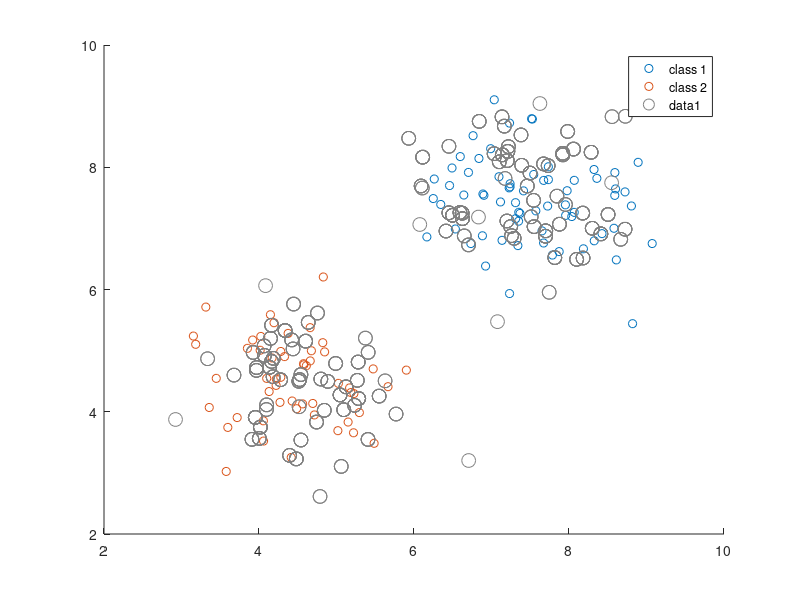

MATLAB code to generate this figure:
clc;
load('X_1.mat');
load('classes_1.mat');
gscatter(X(:, 1), X(:, 2), classes);
load('testX_1.mat');
testvec = X;
%%line(testvec(1),testvec(2),'marker','+','color','k','markersize',10,'linewidth',2);
[n,d] = knnsearch(X,testvec,'k',4);
line(X(n,1),X(n,2),'color',[.5 .5 .5],'marker','o','linestyle','none','markersize',10)

%tabulate results
load('classes_1.mat')
tabulate(classes)